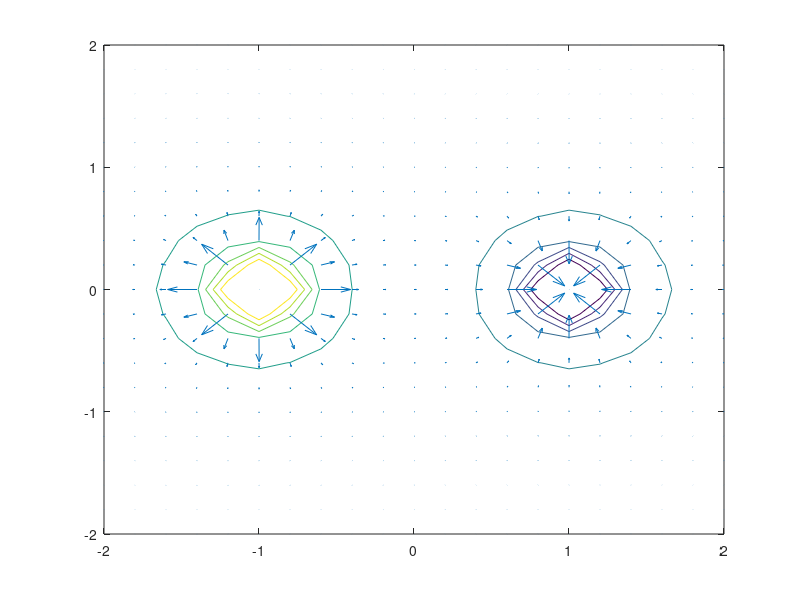

The MATLAB source for this figure:
% Lab sheet 2

% Task 3

k = 8.988*10^9
q = [-1*10^-6 1*10^-6] ;
d = 2;
x = [-d/2 d/2];
y = [0 0];

dx = 0.2;
dy = dx;
X = (-d:dx:d);
Y = (-d:dy:d);
[X,Y] = meshgrid(X,Y);

E=zeros(size(X));

for i=1:numel(q)
    r = sqrt((X-x(i)).^2+(Y-y(i)).^2);
    E=E+(k*q(i))./(r.^2);

end
E
% where E(i) is infinite replace with NaN (not a number)
E(isinf(E))=NaN

[Dx, Dy] = gradient(E,0.2 ,0.2);



figure(1)
grid on
contour( -X, -Y, E)
hold on
quiver(-X,-Y,Dx,Dy)






